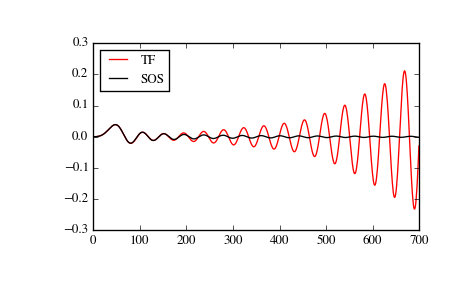

Write the Python code that produced this figure.
# Plot a 13th-order filter's impulse response using both `lfilter` and
# `sosfilt`, showing the instability that results from trying to do a
# 13th-order filter in a single stage (the numerical error pushes some poles
# outside of the unit circle):

import matplotlib.pyplot as plt
from scipy import signal
b, a = signal.ellip(13, 0.009, 80, 0.05, output='ba')
sos = signal.ellip(13, 0.009, 80, 0.05, output='sos')
x = np.zeros(700)
x[0] = 1.
y_tf = signal.lfilter(b, a, x)
y_sos = signal.sosfilt(sos, x)
plt.plot(y_tf, 'r', label='TF')
plt.plot(y_sos, 'k', label='SOS')
plt.legend(loc='best')
plt.show()
